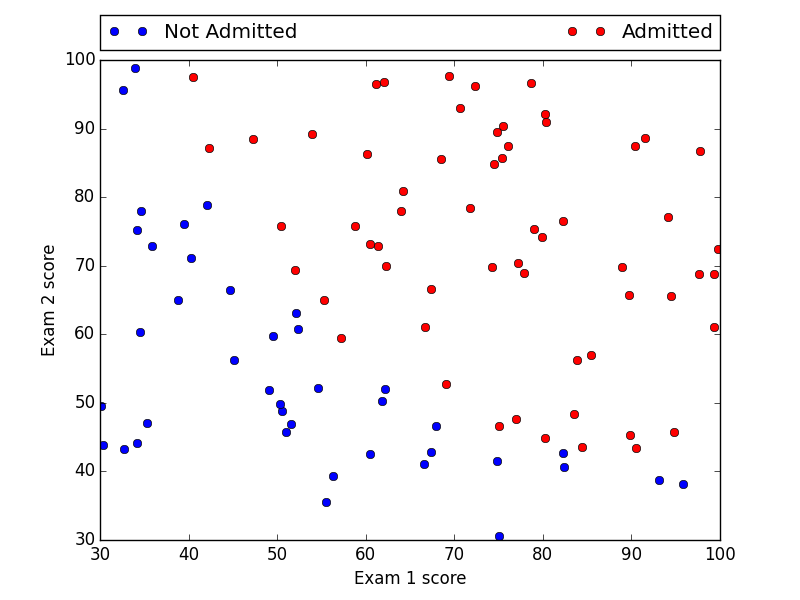

Source code (Python):
import matplotlib.pyplot as plt
import pandas
import numpy as np

class data(object):
    def __init__(self, file_path):
        self.x = []
        self.y = []
        self.label = []
        with open(file_path, 'r') as f:
            for line in f:
                self.x.append(float(line.split(',')[0]))
                self.y.append(float(line.split(',')[1]))
                self.label.append(int(line.split(',')[2]))

def main():
    file_path = "../machine-learning-ex2/ex2/ex2data1.txt"
    data1 = data(file_path)
    np_label = np.asarray(data1.label)
    np_x = np.asarray(data1.x)
    np_y = np.asarray(data1.y)
    x_neg = np_x[np_label == 0]
    y_neg = np_y[np_label == 0]
    x_pos = np_x[np_label == 1]
    y_pos = np_y[np_label == 1]
    plt.plot(x_neg, y_neg, 'bo', label='Not Admitted')
    plt.plot(x_pos, y_pos, 'ro', label='Admitted')
    #plt.legend(bbox_to_anchor=(1.05, 1), loc=2, borderaxespad=0.)
    plt.legend(bbox_to_anchor=(0., 1.02, 1., .102), loc=3,
               ncol=2, mode="expand", borderaxespad=0.)
    plt.xlabel("Exam 1 score")
    plt.ylabel("Exam 2 score")
    plt.show()

if __name__ == "__main__":
    main()
